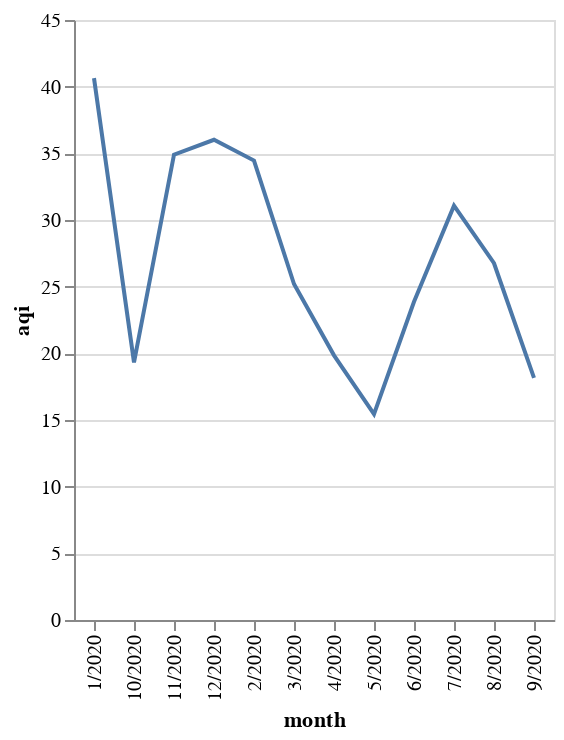

This figure's notebook cell:
### Code cell
pm25a_local_2020 = pd.read_csv("../../data/final/epa_air_params/pm25a_2020_avg_df.csv")
alt.Chart(pm25a_local_2020).mark_line().encode(
    x="month",
    y="aqi"
)

### Figure 1 — Vega-Lite specification as saved in the notebook (floating-point values rounded to 4 significant figures)
{"config": {"view": {"continuousWidth": 400, "continuousHeight": 300}}, "data": {"name": "data-63fcaca6d432f507bbb9794a28f75a81"}, "mark": "line", "encoding": {"x": {"type": "nominal", "field": "month"}, "y": {"type": "quantitative", "field": "aqi"}}, "$schema": "https://vega.github.io/schema/vega-lite/v4.8.1.json", "datasets": {"data-63fcaca6d432f507bbb9794a28f75a81": [{"month": "9/2020", "aqi": 18.16, "arithmetic_mean": 4.488, "units_of_measure": "Micrograms/cubic meter (LC)", "parameter": "Acceptable PM2.5 AQI & Speciation Mass"}, {"month": "5/2020", "aqi": 15.44, "arithmetic_mean": 3.715, "units_of_measure": "Micrograms/cubic meter (LC)", "parameter": "Acceptable PM2.5 AQI & Speciation Mass"}, {"month": "10/2020", "aqi": 19.32, "arithmetic_mean": 4.632, "units_of_measure": "Micrograms/cubic meter (LC)", "parameter": "Acceptable PM2.5 AQI & Speciation Mass"}, {"month": "1/2020", "aqi": 40.64, "arithmetic_mean": 10.05, "units_of_measure": "Micrograms/cubic meter (LC)", "parameter": "Acceptable PM2.5 AQI & Speciation Mass"}, {"month": "3/2020", "aqi": 25.2, "arithmetic_mean": 6.043, "units_of_measure": "Micrograms/cubic meter (LC)", "parameter": "Acceptable PM2.5 AQI & Speciation Mass"}, {"month": "2/2020", "aqi": 34.46, "arithmetic_mean": 8.37, "units_of_measure": "Micrograms/cubic meter (LC)", "parameter": "Acceptable PM2.5 AQI & Speciation Mass"}, {"month": "11/2020", "aqi": 34.9, "arithmetic_mean": 8.658, "units_of_measure": "Micrograms/cubic meter (LC)", "parameter": "Acceptable PM2.5 AQI & Speciation Mass"}, {"month": "12/2020", "aqi": 36.02, "arithmetic_mean": 8.846, "units_of_measure": "Micrograms/cubic meter (LC)", "parameter": "Acceptable PM2.5 AQI & Speciation Mass"}, {"month": "6/2020", "aqi": 23.86, "arithmetic_mean": 5.714, "units_of_measure": "Micrograms/cubic meter (LC)", "parameter": "Acceptable PM2.5 AQI & Speciation Mass"}, {"month": "8/2020", "aqi": 26.76, "arithmetic_mean": 6.467, "units_of_measure": "Micrograms/cubic meter (LC)", "parameter": "Acceptable PM2.5 AQI & Speciation Mass"}, {"month": "4/2020", "aqi": 19.85, "arithmetic_mean": 4.735, "units_of_measure": "Micrograms/cubic meter (LC)", "parameter": "Acceptable PM2.5 AQI & Speciation Mass"}, {"month": "7/2020", "aqi": 31.07, "arithmetic_mean": 7.588, "units_of_measure": "Micrograms/cubic meter (LC)", "parameter": "Acceptable PM2.5 AQI & Speciation Mass"}]}}
